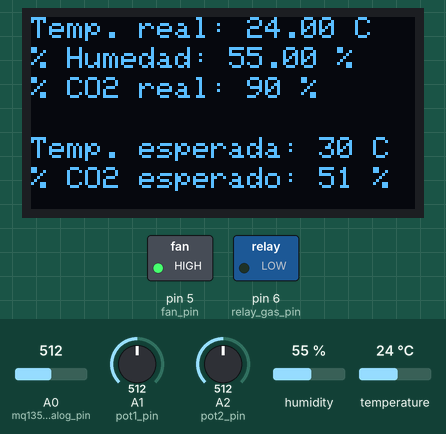
Recording of a sketch running on a simulated Arduino Uno, built with avr-gcc and run on an emulated ATmega328P. Parts: 128×64 one-colour display, switched loads named in the sketch (green lamp = pin HIGH). The test bench sets the inputs (shaded band); at power-on: temperature 24 °C, A1 (pot1_pin) = 512, A2 (pot2_pin) = 512, A0 (mq135_analog_pin) = 512, humidity 55 %. The display library's start-up logo is not drawn.

Above: at 1.2 s.
1.3 s: temperature set to 29.4 °C
At 3.2 s:
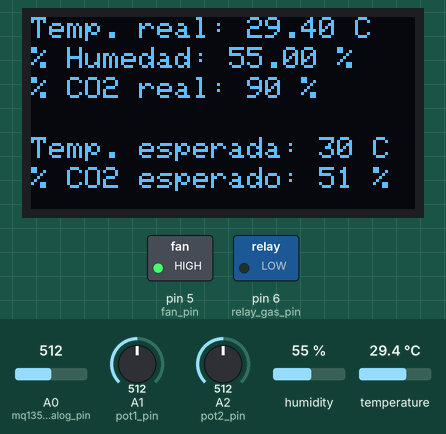
3.6 s: temperature set to 30.4 °C
At 5.1 s:
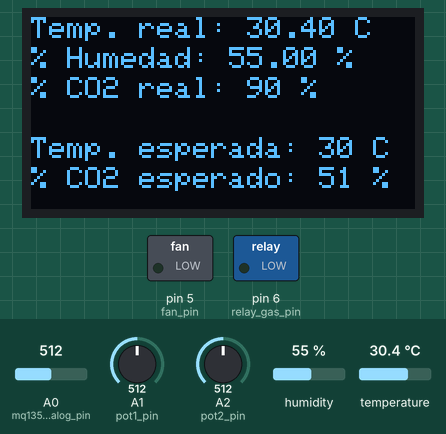
5.6 s: A1 (pot1_pin) set to 898
At 6.5 s:
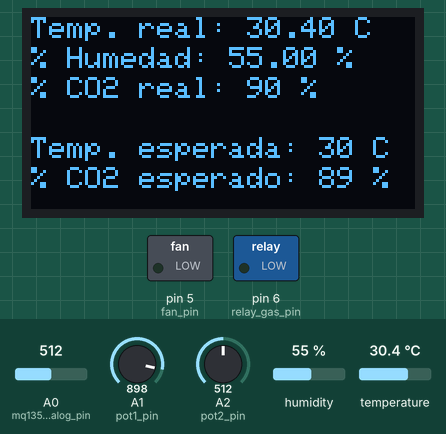
7.1 s: A1 (pot1_pin) set to 920
At 8.2 s:
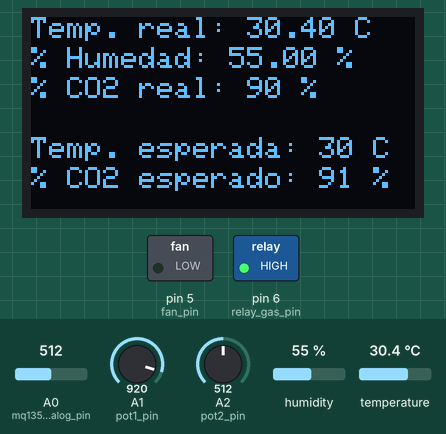
8.6 s: A2 (pot2_pin) set to 527
10.1 s: A2 (pot2_pin) set to 546
At 11.2 s:
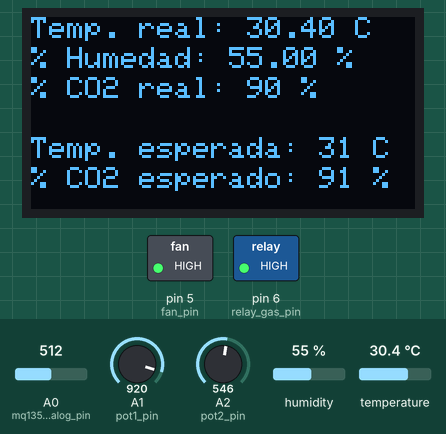
Timing chart, 0 to 12.6 s (numbered marks = the images above; inputs shaded):
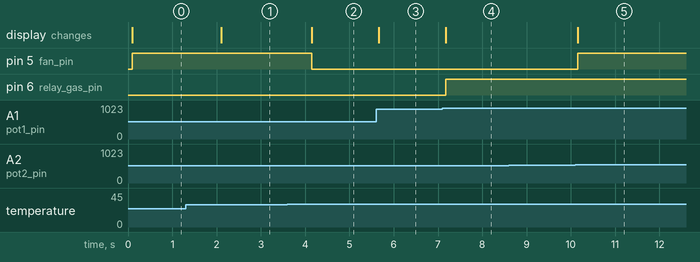

Measured:
- the behaviour switches between 29.9 and 30 °C on temperature (found by bisection; images 1 and 2)
- the behaviour switches between 912 and 913 on A1 (pot1_pin) (found by bisection; images 3 and 4)
- the behaviour switches between 535 and 536 on A2 (pot2_pin) (found by bisection; images 4 and 5)
- after the input at 1.3 s, the display: changes after 0.81 s (image 1)
- after the input at 3.6 s, pin 5 (fan_pin): HIGH → LOW after 0.55 s; the display: changes after 0.55 s (image 2)
- after the input at 5.6 s, the display: changes after 0.06 s (image 3)
- after the input at 7.1 s, pin 6 (relay_gas_pin): LOW → HIGH after 0.07 s; the display: changes after 0.07 s (image 4)
- after the input at 8.6 s, every drawn part: stays the same
- after the input at 10.1 s, pin 5 (fan_pin): LOW → HIGH after 0.06 s; the display: changes after 0.06 s (image 5)

The sketch:

Codigo_Final.ino.ino
```cpp
// Librerías a usar.
#include <DHT.h>
#include <Wire.h>
#include <Adafruit_GFX.h>
#include <Adafruit_SH110X.h>

// Pin al que está conectado el sensor DHT22.
#define DHTPIN 2
// Tipo de sensor DHT (en este caso es el DHT22).
#define DHTTYPE DHT22

DHT dht(DHTPIN, DHTTYPE);

// Dirección I2C de la pantalla OLED.
#define i2c_Address 0x3C

// Dimensiones de la pantalla OLED.
#define SCREEN_WIDTH 128
#define SCREEN_HEIGHT 64
// Pin de reset de la pantalla OLED.
#define OLED_RESET -1
Adafruit_SH1106G display(SCREEN_WIDTH, SCREEN_HEIGHT, &Wire, OLED_RESET);

// Definimos los pines.
int mq135_analog_pin = A0;
int ssr_pin = 4;
int fan_pin = 5;
int relay_gas_pin = 6;

// Pines de los potenciómetros.
int pot1_pin = A1; // Porcentaje CO2 potenciómetro.
int pot2_pin = A2; // Temperatura potenciómetro.

// Convertimos la lectura analógica del sensor MQ135 a porcentaje de CO2.
float analogToPercentageCO2(int analogValue);

void setup() {
  Serial.begin(9600);
  dht.begin();
  pinMode(ssr_pin, OUTPUT);
  pinMode(fan_pin, OUTPUT);
  pinMode(relay_gas_pin, OUTPUT);

  pinMode(pot1_pin, INPUT);
  pinMode(pot2_pin, INPUT);

  // Inicializamos la pantalla OLED.
  if (!display.begin(i2c_Address, true)) {
    Serial.println(F("SSD1306 allocation failed"));
    for (;;)
      ;
  }
  display.display();
  delay(0);
  display.clearDisplay();
}

void loop() {
  // Lectura de los sensores.
  float temperatura = dht.readTemperature();
  float humedad = dht.readHumidity();
  int sensorValue = (analogRead(mq135_analog_pin) * 17.6) / 100; // Calibración del sensor MQ135
  float percentageCO2 = analogToPercentageCO2(sensorValue);

  // Lectura de los potenciómetros.
  int pot1_value = analogRead(pot1_pin);
  int pot2_value = analogRead(pot2_pin);

  // Damos rangos de temperaturas y CO2.
  int temperature_limit = map(pot2_value, -1, 1023, 20, 41);
  int co2_limit = map(pot1_value, -2, 1023, 0, 102);

  // Actualizamos la pantalla OLED con las mediciones y configuraciones.
  display.clearDisplay();
  display.setTextSize(1);
  display.setTextColor(SH110X_WHITE);
  display.setCursor(0, 0);
  display.print(F("Temp. real: "));
  display.print(temperatura);
  display.print(F(" C"));

  display.setCursor(0, 10);
  display.print(F("% Humedad: "));
  display.print(humedad);
  display.print(F(" %"));

  display.setCursor(0, 20);
  display.print(F("% CO2 real: "));
  display.print(sensorValue);
  display.print(F(" %"));

  display.setCursor(0, 40);
  display.print(F("Temp. esperada: "));
  display.print(temperature_limit);
  display.print(F(" C"));

  display.setCursor(0, 50);
  display.print(F("% CO2 esperado: "));
  display.print(co2_limit);
  display.print(F(" %"));

  display.display();

  // Controlamos el relé de gas en función de la concentración de CO2.
  if (sensorValue < co2_limit) {
    digitalWrite(relay_gas_pin, HIGH);
  } else {
    digitalWrite(relay_gas_pin, LOW);
  }

  static unsigned long previousMillis = 0;
  const unsigned long highInterval = 20000; // Damos 20 segundos.

  unsigned long lowInterval;

  int temperatureDifference = temperature_limit - temperatura;

  if (temperatura <= 30) {                                                // Si se tiene temperatura menor o igual a 30.
    if (temperatureDifference <= 1) {                                     // 1 segundo prende.
      lowInterval = 1000;
    } else if (temperatureDifference > 1 && temperatureDifference <= 6) { // 2 segundos prende.
      lowInterval = 2000;
    } else if (temperatureDifference > 6) {                               // 4 segundos prende.
      lowInterval = 4000;
    } else if (temperatureDifference <= 0) {                              // No prende.
    } else {

      lowInterval = 1000;
    }
  } else {                                                                // Si se tiene temperatura nayor a 30.
    if (temperatureDifference <= 1) {                                     // 2.25 segundos prende.
      lowInterval = 2250;
    } else if (temperatureDifference > 1) {                               // 6 segundos prende.
      lowInterval = 6000;
    } else if (temperatureDifference <= 0) {
      lowInterval = 0;
    } else {

      lowInterval = 2000;
    }
  }

  // Si la temperatura es mayor que el límite.
  if (temperatura < temperature_limit) {
    unsigned long currentMillis = millis();

    if (currentMillis - previousMillis >= highInterval && digitalRead(ssr_pin) == LOW) {
      previousMillis = currentMillis;
      digitalWrite(ssr_pin, HIGH);
    }

    if (currentMillis - previousMillis >= lowInterval && digitalRead(ssr_pin) == HIGH) {
      previousMillis = currentMillis;
      digitalWrite(ssr_pin, LOW);
    }

    digitalWrite(fan_pin, HIGH);
  } else {
    digitalWrite(ssr_pin, LOW);
    digitalWrite(fan_pin, LOW);
  }

  delay(0);
}

// Convertimos la lectura analógica del sensor MQ135 a porcentaje de CO2.
float analogToPercentageCO2(int analogValue) {
  // Calibramos el sensor MQ135 para CO2.
  float Ro = 0.01;                // Valor de resistencia en aire limpio.
  float analogValueCO2 = 10000.0; // Lectura analógica en concentración conocida de CO2.

  // Cálculo del porcentaje de CO2.
  float percentageCO2 = analogValue * Ro;

  return percentageCO2;
}
```
